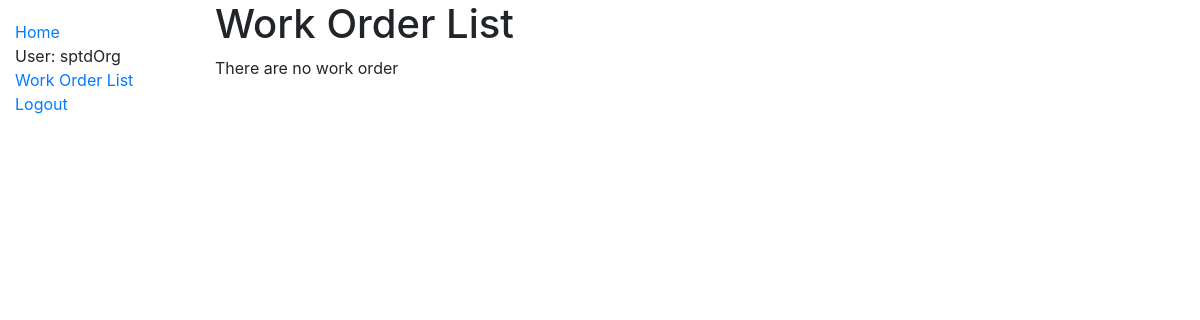
Page /workOrder/work_orders/ (signed in) on the earlier database version.
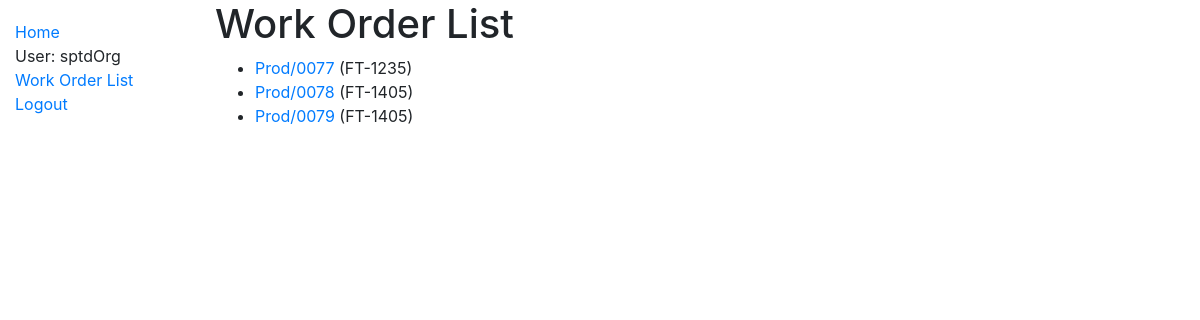
Same page on the later database version.
### workOrder/models.py (models this page shows, shortened)
class Work_order(models.Model):
    wo_number = models.CharField(max_length=20, null=True)
    tagnumber = models.CharField(max_length=50, null=True, help_text='Enter tagnumber(eg. FT-1405)')
    problem = models.TextField(max_length=1000, null=True)
    originator = models.ForeignKey(User,
        on_delete=models.SET_NULL,
        null=True)
    dest_section = models.ForeignKey(Section,
        on_delete=models.SET_NULL,
        null=True)
    PRIORITY_STATUS = (
        ('n', 'Normal'),
        ('e', 'Emergency'),
        ('s', 'Shutdown'),
        ('o', 'Other'),
    )
    priority = models.CharField(max_length=1,
        choices=PRIORITY_STATUS,
        blank=True,
        default='n')
    date_open = models.DateField()
    status = models.CharField(max_length=2,
        blank=True)
    current_user_id = models.IntegerField(null=True)
    class Meta:
        ordering = ['originator','status','wo_number']
    def get_absolute_url(self):
        return reverse('work_order-detail', args=[str(self.id)])

### workOrder/views.py (the view)
# urls.py: path('work_orders/', views.Work_orderListView.as_view(), name='work_orders'),
class Work_orderListView(LoginRequiredMixin, generic.ListView):
    model = Work_order #prinsipnya dengan ini saja sdh cukup, namun kita perlu tambahan info di bawah ini
    context_object_name = 'user_work_order_list'   # your own name for the list as a template variable
    template_name = 'workOrder/user_work_order_list.html'  # Specify your own template name/location
    def get_queryset(self):
        self.wm = WM(self.request.user)
        return Work_order.objects.filter(pk__in=self.wm.woOnCurrentUser())

### workOrder/generals.py (called while the page is built)
    def woOnCurrentUser(self):
        woListId=[]
        woList = Work_order.objects.filter(current_user_id=self.user.id)
        for wo in woList:
            woListId.append(wo.id)
        return woListId

### workOrder/templates/workOrder/user_work_order_list.html (shortened to what this page needs)
{% extends "base_generic.html" %}
{% block content %}
  <h1>Work Order List</h1>
  {% if user_work_order_list %}
  <ul>
    {% for work_order in user_work_order_list %}
      <li>
        <a href="{{ work_order.get_absolute_url }}">{{ work_order.wo_number }}</a> ({{work_order.tagnumber}})
      </li>
    {% endfor %}
  </ul>
  {% else %}
    <p>There are no work order</p>
  {% endif %}
{% endblock %}

### workOrder/templates/base_generic.html (shortened to what this page needs)
<!DOCTYPE html>
<html lang="en">
    <head>
        <link rel="stylesheet" href="https://stackpath.bootstrapcdn.com/bootstrap/4.1.3/css/bootstrap.min.css">
        {% load static %}
        <link rel="stylesheet" href="{% static 'css/styles.css' %}">
    </head>
    <body>
    <div class="container-fluid">
        <div class="row">
            <div class="col-sm-2">
            {% block sidebar %}
                <ul class="sidebar-nav">
                    <li><a href="{% url 'index' %}">Home</a></li>
                    {% if user.is_authenticated %}
                        <li>User: {{ user.get_username }}</li>
                        <li><a href="{% url 'work_orders'%}">Work Order List</a></li>
                        <li><a href="{% url 'logout'%}?next={{request.path}}">Logout</a></li>
                    {% else %}
                        <li><a href="{% url 'login'%}?next={{request.path}}">Login</a></li>
                    {% endif %}
                </ul>
            {% endblock %}
            </div>
            <div class="col-sm-10 ">{% block content %}{% endblock %}</div>
        </div>
    </div>
    </body>
</html>

### workOrder/static/css/styles.css (style rules this page uses)
.sidebar-nav { margin-top: 20px; padding: 0; list-style: none; }

Differences in the rows shown:
added Work_order: wo_number "Prod/0077", tagnumber "FT-1235"
added Work_order: wo_number "Prod/0078", tagnumber "FT-1405"
added Work_order: wo_number "Prod/0079", tagnumber "FT-1405"
Other differences:
text no longer shown: "There are no work order"
